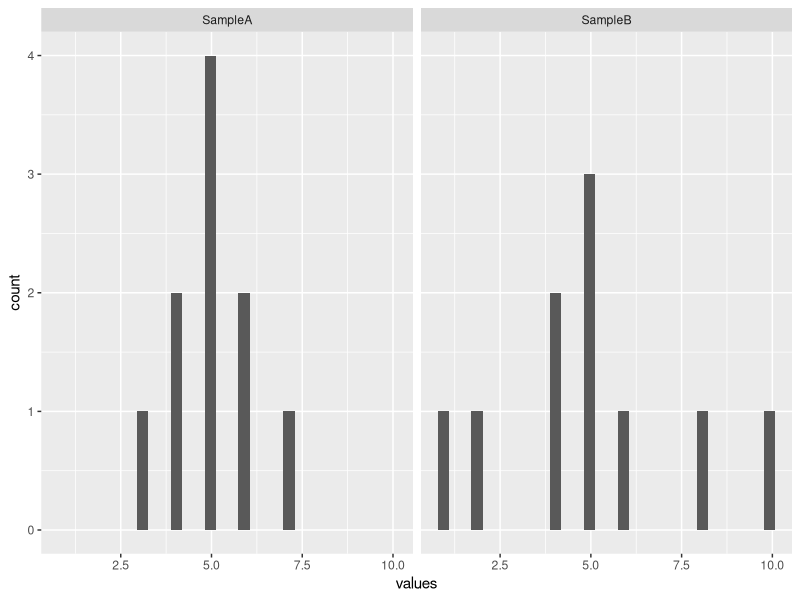
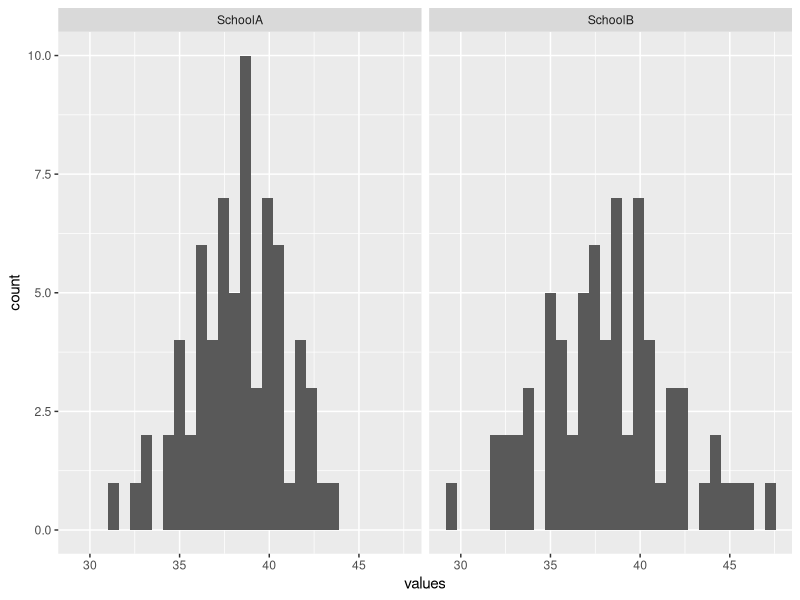
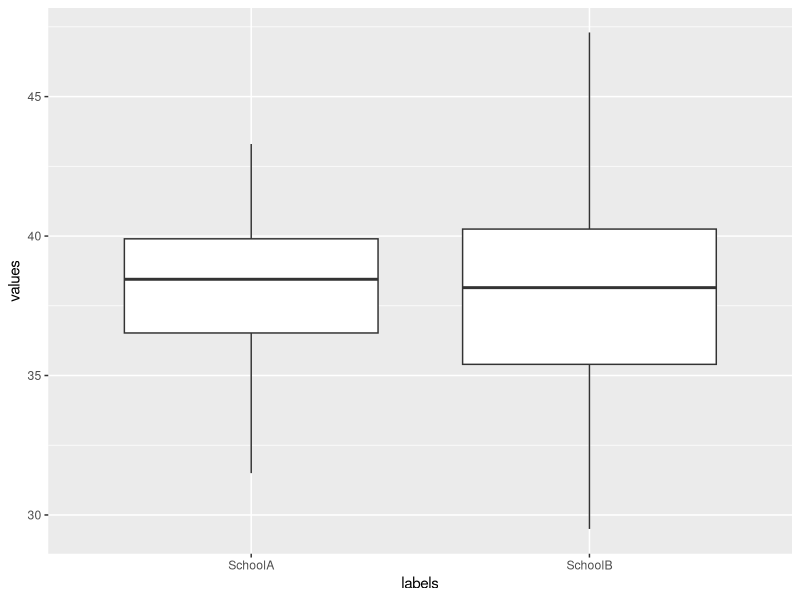

R code for these plots, in order:
## ---- chunk 1
knitr::opts_chunk$set(echo = TRUE)
## ---- chunk 2
# <- で値を代入、 cはconcatenateのcなので、カッコ内を平にする。
A <- c(3, 4, 4, 5, 5, 5, 5, 6, 6, 7)
B <- c(1, 2, 4, 4, 5, 5, 5, 6, 8, 10)
# repはrepeatなので、 rep("SampleA", 10) の意味は...?
df1 <- data.frame(
  values = c(A, B),
  labels = c(rep("SampleA", 10), rep("SampleB", 10))
)
# 最初の6行を見せて、という意味
head(df1, 6)
## ---- chunk 3
library(ggplot2)
ggplot(df1) +
  facet_wrap(. ~ labels) +
  geom_histogram(aes(x = values))
## ---- chunk 4
# https://whatalnk.github.io/stat-intro-by-r-tkd/Chap02.html
A <- c(
  43.3, 43.1, 42.6, 42.4, 42.2, 41.8, 41.7, 41.6, 41.5, 41.4,
  40.8, 40.6, 40.5, 40.4, 40.4, 40.3, 40.2, 39.9, 39.9, 39.8,
  39.7, 39.6, 39.6, 39.5, 39.4, 39.3, 38.9, 38.9, 38.8, 38.8,
  38.7, 38.7, 38.6, 38.6, 38.5, 38.4, 38.3, 38.2, 38.1, 38.1,
  37.6, 37.4, 37.1, 37.8, 37.6, 37.5, 37.4, 37.3, 37.2, 37.1,
  37.1, 36.6, 36.5, 36.5, 36.4, 36.3, 36.2, 36.1, 35.4, 35.3,
  35.2, 35.1, 35.1, 34.7, 34.3, 34.2, 33.2, 33.1, 32.7, 31.5
)
B <- c(
  47.3, 46.1, 45.6, 45.1, 44.5, 44.4, 43.7, 42.6, 42.5, 42.5,
  41.4, 41.8, 41.6, 41.5, 40.7, 40.5, 40.4, 40.3, 40.1, 40.1,
  39.9, 39.8, 39.7, 39.6, 39.6, 39.5, 39.4, 38.9, 38.8, 38.8,
  38.7, 38.7, 38.6, 38.4, 38.2, 38.1, 38.1, 37.8, 37.7, 37.5,
  37.5, 37.4, 37.3, 37.3, 37.1, 36.8, 36.8, 36.7, 36.6, 36.4,
  36.2, 35.4, 35.4, 35.4, 35.3, 35.2, 34.9, 34.8, 34.7, 34.7,
  33.9, 33.8, 33.7, 33.3, 33.1, 32.8, 32.5, 32.1, 31.7, 29.5
)
df2 <- data.frame(
  values = c(A, B),
  labels = c(rep("SchoolA", length(A)), rep("SchoolB", length(B)))
)
ggplot(df2) +
  facet_wrap(. ~ labels) +
  geom_histogram(aes(x = values))
## ---- chunk 5
# ベクトルに対して一度に真偽値を求められる
print(df2$labels=="SchoolA")
# [行,列]を真偽値で指定できる。
print(df2[df2$labels=="SchoolA",])
X_A = df2[df2$labels=="SchoolA", "values"]
X_A_bar = sum(X_A)/length(X_A)
X_A_bar
## ---- chunk 6
# X_B_bar
## ---- chunk 7
ggplot(df2) +
  geom_boxplot(aes(x = labels, y=values))
## ---- chunk 8
X_A = df1[df1$labels=="SampleA", "values"]
n = length(X_A)
# 偏差和
sum(X_A - mean(X_A))  # ほぼ0
# 平方和(ただし、データの数だけ増えるし、単位が面積になっている)
sum((X_A - mean(X_A))^2)  # 式(2.2)
# 標本分散(まだ単位は面積)
sum((X_A - mean(X_A))^2)/(n-1)
# 標準偏差(平均的なばらつき)
sqrt(sum((X_A - mean(X_A))^2)/(n-1))
sd(X_A) == sqrt(sum((X_A - mean(X_A))^2)/(n-1))  # Rのsdはn-1バージョン
